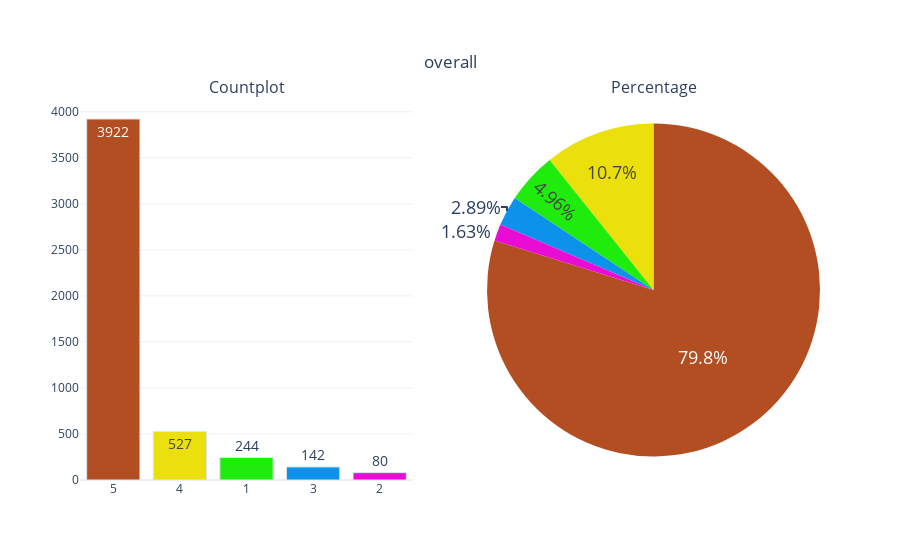

The code cell stored with this chart in its notebook:
### Code cell
categorical_variable_summary(df, 'overall')

### Figure 1 — Plotly figure (JSON) as saved in the notebook; plotly's stock layout.template omitted (floating-point values rounded to 4 significant figures)
{"data": [{"marker": {"color": ["#B34D22", "#EBE00C", "#1FEB0C", "#0C92EB", "#E80CD5"], "line": {"color": "#DBE6EC", "width": 1}}, "name": "overall", "showlegend": false, "text": ["3922", "527", "244", "142", "80"], "textfont": {"size": 14}, "textposition": "auto", "type": "bar", "x": ["5", "4", "1", "3", "2"], "xaxis": "x", "y": [3922, 527, 244, 142, 80], "yaxis": "y"}, {"domain": {"x": [0.55, 1], "y": [0, 1]}, "labels": [5, 4, 1, 3, 2], "marker": {"colors": ["#B34D22", "#EBE00C", "#1FEB0C", "#0C92EB", "#E80CD5"]}, "name": "overall", "showlegend": false, "textfont": {"size": 18}, "textposition": "auto", "type": "pie", "values": [3922, 527, 244, 142, 80]}], "layout": {"annotations": [{"font": {"size": 16}, "showarrow": false, "text": "Countplot", "x": 0.225, "xanchor": "center", "xref": "paper", "y": 1, "yanchor": "bottom", "yref": "paper"}, {"font": {"size": 16}, "showarrow": false, "text": "Percentage", "x": 0.775, "xanchor": "center", "xref": "paper", "y": 1, "yanchor": "bottom", "yref": "paper"}], "autosize": true, "title": {"text": "overall", "x": 0.5, "xanchor": "center", "y": 0.9, "yanchor": "top"}, "xaxis": {"anchor": "y", "autorange": true, "domain": [0, 0.45], "range": [-0.5, 4.5], "type": "category"}, "yaxis": {"anchor": "x", "autorange": true, "domain": [0, 1], "range": [0, 4128.0], "type": "linear"}}}
